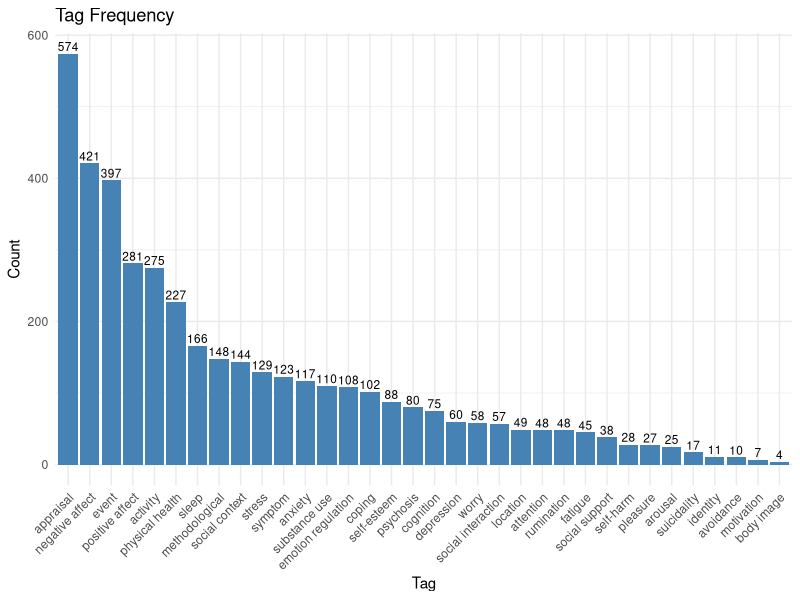

This figure's R source:

######################################
### ESIR_data_processing           ###
### YKK, LH, BK, MP                ###
### 02/10/2024                     ###
### ~*~*~*~*~*~*~*~*~*~*~*~*~*~*~*~###


## 1. Load and / or Install required packages----
# if (!require("htmltools")) {
#   install.packages("htmltools", dep = TRUE)
# }




#! n. Add component: Processing raw output from RedCap---- 


#! n. Add component: Seperating and sanatizing author names & email addresses----


#! n. Add component: Adding tags----

# load packages
library(dplyr)
library(stringr)
library(ggplot2)

# load data
dat <- read.csv("ESM_Item_Rep_selection.csv") # this is the format you can download from the repository!
# means that when we finalize the script, the data should be in the final format
# for this bit of the code
dat_all <- dat # save the whole dataset
dat <- dat[which(dat$item_ID %in% 1:3317), ]  # work on a subset (items 1-3317);
# these items were in the repository before the tag system was implemented in 
# the submission form -> tags assigned by the repository team

# # clean and process the descriptions and items
# dat$description_clean <- dat %>%
#   mutate(description = str_to_lower(description),   # convert to lowercase
#          description = str_replace_all(description, "\\(.*?\\)", ""),   # remove content within parentheses
#          description = str_replace_all(description, "[-]", ""),   # remove hyphens and bring words together
#          description = str_replace_all(description, "[:;]", " "),   # replace colons and semicolons with spaces
#          description = str_replace_all(description, "\\s*/\\s*", " "),   # replace slashes with spaces
#          description = str_trim(description),   # trim leading and trailing spaces
#          description = str_replace_all(description, "\\s{2,}", " "),   # replace multiple spaces with one space
#          description = str_replace_all(description, "[\\(\\)\\[\\]]", "")) %>%  # remove singular parentheses and brackets
#   pull(description)
# dat <- dat %>% 
#   mutate(english_clean = str_to_lower(english))

# # automatic tag assignment
# tags <-
#   data.frame(
#     tag = c(
#       "activity",
#       "anxiety",
#       "appraisal",
#       "arousal",
#       "attention",
#       "avoidance",
#       "body image",
#       "cognition",
#       "coping",
#       "depression",
#       "emotion regulation",
#       "event",
#       "fatigue",
#       "identity",
#       "location",
#       "methodological",
#       "motivation",
#       "negative affect",
#       "physical health",
#       "pleasure",
#       "positive affect",
#       "psychosis",
#       "rumination",
#       "self-esteem",
#       "self-harm",
#       "sleep",
#       "social context",
#       "social interaction",
#       "social support",
#       "stress",
#       "substance use",
#       "suicidality",
#       "symptom",
#       "worry"
#     ),
#     search_words_item = c(
#       "activity;what are you doing;what am i doing",
#       "anxiety;anxious;nervous;worried;uneasy;distressed",
#       "appraisal;evaluation;experience of",
#       "arousal;alert;excited;awake;energy",
#       "attention;focus;concentration;mindful;distract",
#       "avoidance;avoid;ignore",
#       "body image;body;image;appearance;looks",
#       "cognition;cognitive;reasoning;memory;perception;attention;concentrat",
#       "coping;cope;dealing with;manage;managing;resilience",
#       "depression;depressed;mdd;major depressive disorder;mood disorder;hopelessness;melancholy;worthlessness",
#       "emotion regulation;regulation;regulate;emotion control",
#       "event;occur;happen;occasion",
#       "fatigue;tired;exhausted;drained;sleepy",
#       "identity",
#       "location;where are you;where am i;where;place;environment;setting",
#       "methodological;disturb;burden;careless responding;compliance",
#       "motivation;motivated;driven",
#       "negative affect;sad;angry;anxious;stressed;down;upset;irritated;frustrated;unhappy;blue;guilty",
#       "physical health;illness;injury;exercise;pain;hungry;hunger;discomfort;physiological",
#       "pleasure;anhedonia;enjoyment;reward",
#       "positive affect;happy;energetic;satisfied;calm;joyful;cheerful;content;excited;optimistic;relaxed;at ease;hopeful",
#       "psychosis;psychotic;hallucinate;hallucination;delusion;paranoia;paranoid;schizophren;reality;suspicious",
#       "rumination;ruminat;overthink;dwell;obsess",
#       "self-esteem;selfesteem;esteem;confiden;selfworth;worth;selfrespect;insecure",
#       "self-harm;selfharm;harm;suicide;suicidality;suicidal;cutting;selfinjury;injury",
#       "sleep;insomnia",
#       "social context;am i alone;are you alone;who am i with;who are you with;i am with others;i am in company;are you in company;are you with others",
#       "social interaction;interacting",
#       "social support;comfortable;valued;belong",
#       "stress;pressure'overwhelm;tense",
#       "substance use;substance;alcohol;cigarette;smoke;cannabis;drugs;caffeine;coffee;used",
#       "suicidality;selfharm;harm;suicide;suicidality;suicidal;cutting;selfinjury;injury",
#       "symptom",
#       "worry;worried;concerned;anxious;nervous;preoccupied;uneasy"
#     ),
#     search_words_description = c(
#       "activity;what are you doing;what am i doing;doing",
#       "anxiety;anxious;nervous;worried;uneasy;distressed",
#       "appraisal;evaluation;experience of",
#       "arousal;alertness;alert;excited;awake;energy",
#       "attention;focus;concentration;mindful;distract",
#       "avoidance;avoid;ignore",
#       "body image;body;image;appearance;looks",
#       "cognition;cognitive;reasoning;memory;perception;attention;concentrat",
#       "coping;cope;dealing with;manage;managing;resilience",
#       "depression;depressed;mdd;major depressive disorder;mood disorder;hopelessness;melancholy;worthlessness",
#       "emotion regulation;regulation;regulate;emotion control",
#       "event;occur;happen;occasion",
#       "fatigue;tired;exhausted;drained;sleepy",
#       "identity",
#       "location;where are you;where;place;environment;setting",
#       "methodological;disturb;burden;careless responding;compliance",
#       "motivation;motivated;driven",
#       "negative affect;sad;angry;anxious;stressed;down;upset;irritated;frustrated;unhappy;blue; guilty",
#       "physical health;illness;injury;exercise;pain;hungry;hunger;discomfort;physiological",
#       "pleasure;anhedonia;enjoyment;reward",
#       "positive affect;happy;energetic;satisfied;calm;joyful;cheerful;content;excited;optimistic;relaxed;at ease",
#       "psychosis;psychotic;hallucinate;hallucination;delusion;paranoia;paranoid;schizophren;reality;suspicious",
#       "rumination;ruminat;overthink;dwell;obsess",
#       "self-esteem;selfesteem;esteem;confiden;selfworth;worth;selfrespect;insecure",
#       "self-harm;selfharm;harm;suicide;suicidality;suicidal;cutting;selfinjury;injury",
#       "sleep;insomnia",
#       "social context",
#       "social interaction",
#       "social support;comfortable;valued;belong",
#       "stress;pressure;overwhelm;tense",
#       "substance use;substance;alcohol;cigarette;smoke;cannabis;drugs;caffeine;coffee;used",
#       "suicidality;selfharm;harm;suicide;suicidality;suicidal;cutting;selfinjury;injury",
#       "symptom",
#       "worry;worried;concerned;anxious;nervous;preoccupied;uneasy"
#     )
#   )
# dat$tag <- rep("", times = nrow(dat))
# for (i in 1:nrow(dat)) {
#   matched_tags <- c()
#   for (j in 1:nrow(tags)) {
#     search_terms_item <- unlist(strsplit(tags$search_words_item[j], ";"))
#     search_terms_description <- unlist(strsplit(tags$search_words_description[j], ";"))
#     match_in_english <- any(str_detect(dat$english_clean[i], regex(search_terms_item, ignore_case = TRUE)))
#     match_in_description <- any(str_detect(dat$description_clean[i], regex(search_terms_description, ignore_case = TRUE)))
#     if (match_in_english || match_in_description) {
#       matched_tags <- c(matched_tags, tags$tag[j])
#     }
#   }
#   if (dat$evening[i] %in% c("Everyday at 8PM", "x", "yes", "Yes")) {
#     matched_tags <- c(matched_tags, "evening")
#   }
#   if (dat$morning[i] %in% c("yes", "Yes", "x")) {
#     matched_tags <- c(matched_tags, "morning")
#   }
#   if (length(matched_tags) > 0) {
#     dat$tag[i] <- paste(matched_tags, collapse = ";")
#   }
# }

# manual tag assignment part 1: integrate Milla's corrections to automated ones
# check1 <- read.csv("ESIR_tags_R.csv")
# sum(grepl("; ", check1$tag_automated))
# sum(grepl(" ;", check1$tag_automated))
# sum(grepl("; ", check1$check1_tag_remove))
# sum(grepl(" ;", check1$check1_tag_remove)) # check there are no spaces
# check1$tag_automated_check1 <- rep(NA, times = nrow(check1)) # create new col
# # edit the tags
# for (i in 1:nrow(check1)) {
#   if (check1$check1_tag_remove[i] != "") {
#     remove_tags <-
#       str_split(string = check1$check1_tag_remove[i],
#                 pattern = ";")
#     automated_tags <-
#       str_split(string = check1$tag_automated[i], pattern = ";")
#     for (k in 1:length(remove_tags[[1]])) {
#       automated_tags[[1]] <-
#         automated_tags[[1]][-which(remove_tags[[1]][k] == automated_tags[[1]])]
#     }
#     check1$tag_automated_check1[i] <-
#       paste(automated_tags[[1]], collapse = ";")
#   }
#   if (check1$check1_tag_add[i] != "") {
#     add_tags <-
#       str_split(string = check1$check1_tag_add[i], pattern = ";")
#     automated_tags <-
#       str_split(string = check1$tag_automated_check1[i],
#                 pattern = ";")
#     for (j in 1:length(add_tags[[1]])) {
#       if (sum(add_tags[[1]][j] == automated_tags[[1]]) == 0) {
#         automated_tags[[1]][length(automated_tags[[1]]) + 1] <-
#           add_tags[[1]][j]
#       }
#     }
#     check1$tag_automated_check1[i] <-
#       paste(automated_tags[[1]], collapse = ";")
#   }
# }
# for (i in 1:nrow(check1)) {
#   if (is.na(check1$tag_automated_check1[i])) {
#     check1$tag_automated_check1[i] <- check1$tag_automated[i]
#   }
# }
# # check for random ; and spaces
# for (i in 1:nrow(check1)) {
#   if (grepl(check1$tag_automated_check1[i], " ")) {
#     check1$tag_automated_check1[i] <- gsub(" ", "", check1$tag_automated_check1[i])
#   }
#   if (substring(check1$tag_automated_check1[i], 1, 1) == ";") {
#     check1$tag_automated_check1[i] <- gsub(";", "", check1$tag_automated_check1[i])
#   }
# }
# check1 <- check1[, c(1:4, 12, 6:9, 5, 10:11)] # reorder
# write.csv(check1, file = "check1.csv")

# # manual tag assignment
# dat_manual <- read.csv("ESIR_tags_manual.csv")
# # columns
# # tag_automated = the tag assigned by the automated tag assignment code (see above)
# # check1_tag_remove = tags that should be removed from the automated tags according to checker 1 
# # check1_tag_add = tags that should be added to the automated tags according to checker 1
# # tag_automated_check1 = tags after checker 1's suggestions were implemented
# # check2_tag_remove = tags that should be removed from the automated tags according to checker 2
# # check2_tag_add = tags that should be added to the automated tags according to checker 2
# # check2_tag_new = completely new tags suggested by checker 2 (not in the tag list), not used here
# # edited by = checkers
# 
# # check that there are no spaces
# sum(grepl(" ; ", dat_manual$check2_tag_remove))
# sum(grepl(" ;", dat_manual$check2_tag_remove))
# sum(grepl("; ", dat_manual$check2_tag_remove))
# sum(grepl(" ; ", dat_manual$check2_tag_add))
# sum(grepl(" ;", dat_manual$check2_tag_add))
# sum(grepl("; ", dat_manual$check2_tag_add))
# sum(grepl(" ; ", dat_manual$tag_automated_check1))
# sum(grepl(" ;", dat_manual$tag_automated_check1))
# sum(grepl("; ", dat_manual$tag_automated_check1))
# dat_manual$check2_tag_add <- gsub("; ", ";", dat_manual$check2_tag_add)
# 
# # check that all tags are separated by ;
# fix_tag_format <- function(tag_column, valid_tags) {
#   sapply(tag_column, function(x) {
#     if (is.na(x) || x == "") return("") 
#         tag_parts <- unlist(strsplit(x, ";"))
#         tag_parts <- trimws(tag_parts[nzchar(tag_parts)])
#         valid_parts <- tag_parts[tag_parts %in% valid_tags]
#         return(paste(unique(valid_parts), collapse = ";"))
#   })
# }
# valid_tag_list <- tags$tag
# dat_manual$tag_automated_check1 <- fix_tag_format(dat_manual$tag_automated_check1, valid_tag_list)
# dat_manual$check2_tag_add <- fix_tag_format(dat_manual$check2_tag_add, valid_tag_list)
# dat_manual$check2_tag_remove <- fix_tag_format(dat_manual$check2_tag_remove, valid_tag_list)
# 
# 
# # create new column for final tags
# process_tags <- function(automated, remove, add) {
#   automated <- ifelse(is.na(automated) | automated == "", "", automated)
#   remove <- ifelse(is.na(remove) | remove == "", "", remove)
#   add <- ifelse(is.na(add) | add == "", "", add)
#   auto_tags <- if (automated != "") unlist(strsplit(automated, ";")) else character(0)
#   remove_tags <- if (remove != "") unlist(strsplit(remove, ";")) else character(0)
#   add_tags <- if (add != "") unlist(strsplit(add, ";")) else character(0)
#   tag_finals <- setdiff(auto_tags, remove_tags)
#   tag_finals <- unique(c(tag_finals, add_tags))
#   return(ifelse(length(tag_finals) > 0, paste(tag_finals, collapse = ";"), ""))
# }
# dat_manual$tag_final <- mapply(process_tags, 
#                                dat_manual$tag_automated_check1, 
#                                dat_manual$check2_tag_remove, 
#                                dat_manual$check2_tag_add)

# load tags
tags_plain <- read.csv("tags_plain.csv")

# add to the matching item IDs
dat <- merge(dat, tags_plain, by = "item_ID", all.x = TRUE)
colnames(dat)[colnames(dat) == "tag_final"] <- "tag"

# create frequency table
all_tags <- unlist(strsplit(dat$tag, ";"))
all_tags <- all_tags[nzchar(all_tags)]
tag_freq <- as.data.frame(table(all_tags))
colnames(tag_freq) <- c("Tag", "Frequency")
tag_freq <- tag_freq %>% arrange(desc(Frequency))

# visualize
ggplot(tag_freq, aes(x = reorder(Tag, -Frequency), y = Frequency)) +
  geom_bar(stat = "identity", fill = "steelblue") +
  geom_text(aes(label = Frequency), vjust = -0.3, color = "black", size = 3) +  # Add text above bars
  theme_minimal() +
  labs(title = "Tag Frequency", x = "Tag", y = "Count") +
  theme(axis.text.x = element_text(angle = 45, hjust = 1))

# create final dataframe
write.csv(dat, "ESM_Item_Rep_selection_tags.csv")



